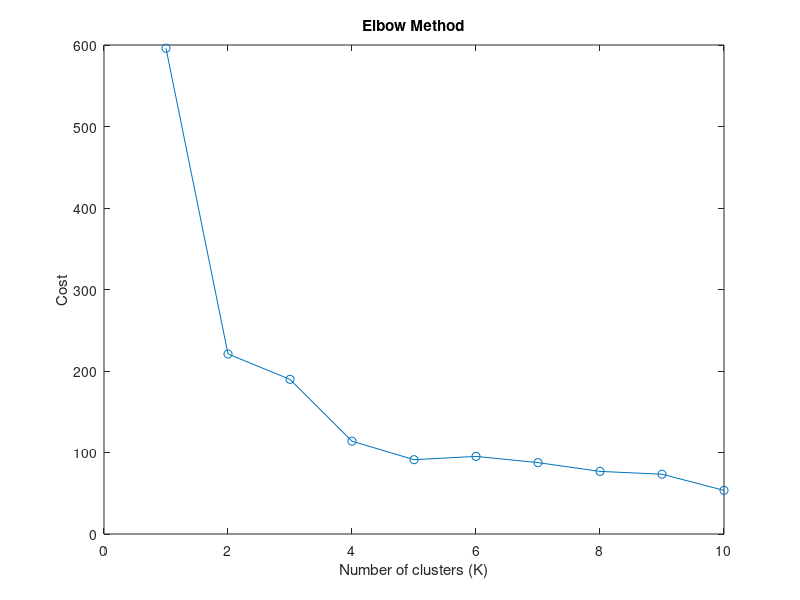

Write the MATLAB code that produced this figure. (Note: this script raises an error after producing the figure.)

%%
% Load the iris dataset

load fisheriris
X = meas;
%iris_data = readmatrix('iris.csv'); 
%X = iris_data(:, 1:4);


% Standardize the data
X = zscore(X);

% Initialize variables
K = 10;
max_iter = 100;
cost = zeros(1,K);

% Compute clustering for each value of K
for k = 1:K
    % Initialize centroids
    centroids = X(randperm(size(X,1),k),:);

    % Perform K-means clustering
    for i = 1:max_iter
        % Compute distances from each point to each centroid
        dists = pdist2(X,centroids);

        % Assign points to nearest centroid
        [~,idx] = min(dists,[],2);

        % Update centroids
        for j = 1:k
            centroids(j,:) = mean(X(idx==j,:));
        end
    end

    % Compute the cost function for this value of K
    cost(k) = sum(min(pdist2(X,centroids),[],2).^2);
end

% Plot the cost function vs K
figure;
plot(1:K,cost,'-o');
xlabel('Number of clusters (K)');
ylabel('Cost');
title('Elbow Method');

% Choose the optimal value of K
optimal_K = elbow(cost);
fprintf('The optimal value of K is %d\n',optimal_K);

% Perform K-means clustering with the optimal value of K
centroids = X(randperm(size(X,1),optimal_K),:);
for i = 1:max_iter
    % Compute distances from each point to each centroid
    dists = pdist2(X,centroids);

    % Assign points to nearest centroid
    [~,idx] = min(dists,[],2);

    % Update centroids
    for j = 1:optimal_K
        centroids(j,:) = mean(X(idx==j,:));
    end
end

% Plot the results
figure;
gscatter(X(:,1),X(:,2),species);
hold on;
plot(centroids(:,1),centroids(:,2),'kx','MarkerSize',15,'LineWidth',3);
xlabel('Sepal length (cm)');
ylabel('Sepal width (cm)');
title(sprintf('K-means clustering with K=%d',optimal_K));

% Define elbow function
%%
function [k_opt] = elbow(cost)
    % Compute the change in cost function
    diff_cost = diff(cost);

    % Compute the second derivative of the cost function
    diff2_cost = diff(diff_cost);

    % Find the elbow point
    k_opt = find(diff2_cost > 0, 1, 'first') + 1;
end